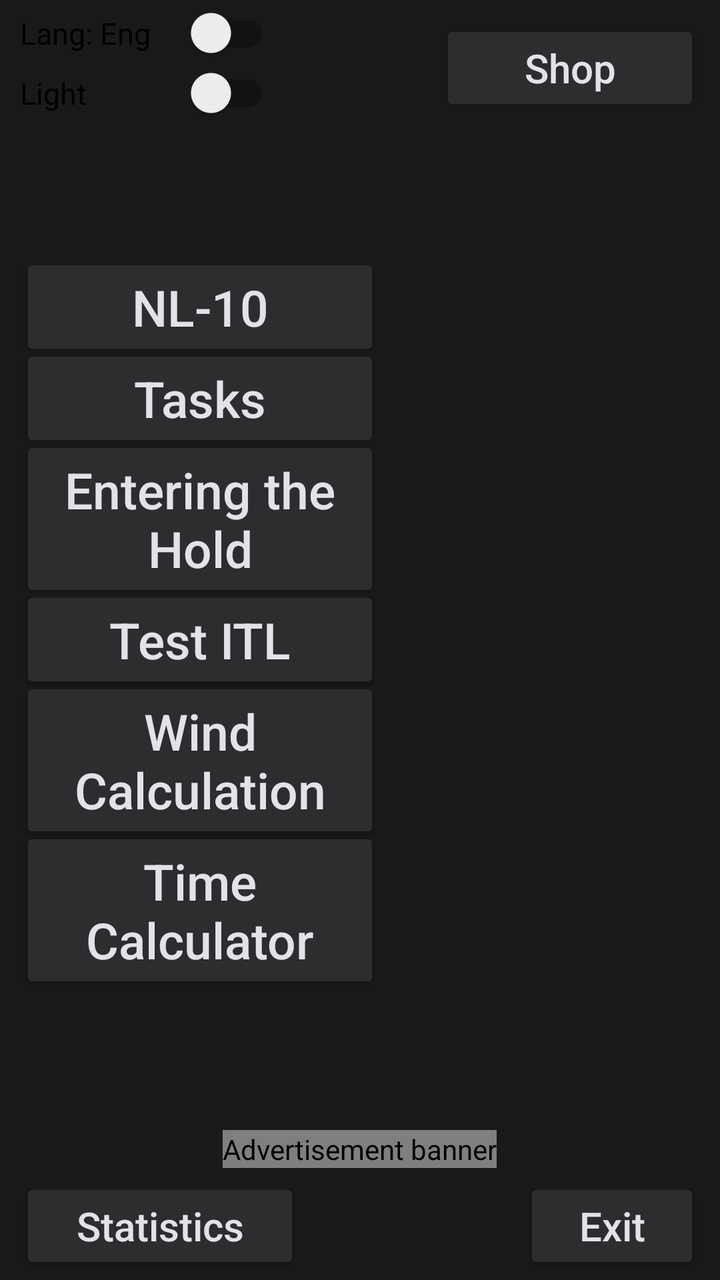
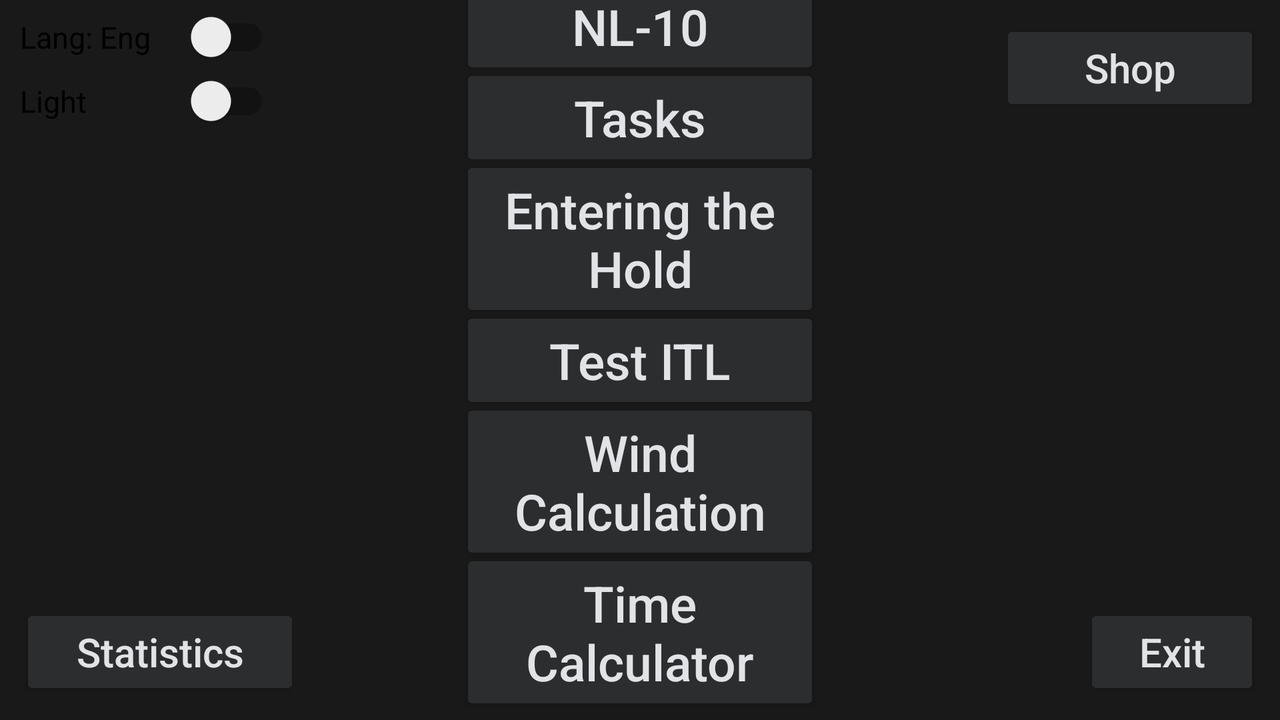

The same Android screen from two of the app's own layout files: first res/layout/ as a phone draws it, then the author's variant for another configuration, drawn on a device whose configuration selects that folder. Both files follow.
<!-- AndroidManifest.xml: application theme AppThemeDark -->
<!-- res/layout/activity_main.xml -->
<?xml version="1.0" encoding="utf-8"?>
<RelativeLayout xmlns:android="http://schemas.android.com/apk/res/android"
    xmlns:ads="http://schemas.android.com/apk/res-auto"
    xmlns:app="http://schemas.android.com/apk/res-auto"
    xmlns:tools="http://schemas.android.com/tools"
    android:id="@+id/BackAll"
    android:layout_width="match_parent"
    android:layout_height="match_parent"
    tools:context="com.MaxEle.maximarius.nir_navigation.MainActivity">


    <androidx.appcompat.widget.SwitchCompat
        android:id="@+id/switchLang"
        android:layout_width="125dp"
        android:layout_height="wrap_content"
        android:layout_alignParentStart="true"
        android:layout_alignParentTop="true"
        android:layout_centerHorizontal="true"
        android:layout_marginStart="10dp"
        android:layout_marginTop="3dp"
        android:textSize="15sp"
        android:text="@string/switchLang" />

    <androidx.appcompat.widget.SwitchCompat
        android:id="@+id/switchTheme"
        android:layout_width="125dp"
        android:layout_height="wrap_content"
        android:layout_below="@+id/switchLang"
        android:layout_marginStart="10dp"
        android:layout_marginTop="3dp"
        android:textSize="15sp"
        android:text="@string/switchThemeLight" />

    <Button
        android:id="@+id/buttonShop"
        android:layout_width="130dp"
        android:layout_height="wrap_content"
        android:layout_alignParentTop="true"
        android:layout_alignParentEnd="true"
        android:layout_centerHorizontal="true"
        android:layout_marginTop="10dp"
        android:layout_marginEnd="10dp"
        android:text="@string/shop" />

    <TextView
        android:id="@+id/flagdop"
        android:layout_width="wrap_content"
        android:layout_height="wrap_content"
        android:layout_above="@+id/buttonNL" />

    <LinearLayout
        android:id="@+id/undermenu_task"
        android:layout_width="wrap_content"
        android:layout_height="wrap_content"
        android:layout_below="@+id/flagdop"
        android:layout_toEndOf="@+id/buttonTasks"
        android:orientation="vertical"
        android:visibility="invisible">

        <Button
            android:id="@+id/buttonCalc"
            android:layout_width="160dp"
            android:layout_height="wrap_content"
            android:layout_marginStart="2dp"
            android:layout_marginEnd="2dp"
            android:text="@string/calcul" />

        <Button
            android:id="@+id/buttonConstruct"
            android:layout_width="160dp"
            android:layout_height="wrap_content"
            android:layout_marginStart="2dp"
            android:layout_marginTop="-4pt"
            android:layout_marginEnd="2dp"
            android:text="@string/constructor" />

        <Button
            android:id="@+id/buttonTest"
            android:layout_width="160dp"
            android:layout_height="wrap_content"
            android:layout_marginStart="2dp"
            android:layout_marginTop="-4pt"
            android:layout_marginEnd="2dp"
            android:text="@string/test" />

        <Button
            android:id="@+id/buttonTraining"
            android:layout_width="160dp"
            android:layout_height="wrap_content"
            android:layout_marginStart="2dp"
            android:layout_marginTop="-4pt"
            android:layout_marginEnd="2dp"
            android:text="@string/training" />

        <Button
            android:id="@+id/buttonInstructions"
            android:layout_width="160dp"
            android:layout_height="wrap_content"
            android:layout_marginStart="2dp"
            android:layout_marginTop="-4pt"
            android:layout_marginEnd="2dp"
            android:text="@string/instructions" />

    </LinearLayout>

    <LinearLayout
        android:id="@+id/undermenu_EH"
        android:layout_width="wrap_content"
        android:layout_height="wrap_content"
        android:layout_below="@+id/buttonNL"
        android:layout_toEndOf="@+id/buttonTasks"
        android:orientation="vertical"
        android:visibility="invisible">

        <Button
            android:id="@+id/button_EH"
            android:layout_width="160dp"
            android:layout_height="wrap_content"
            android:layout_marginStart="2dp"
            android:layout_marginEnd="2dp"
            android:text="@string/EH" />

        <Button
            android:id="@+id/button_EH_task"
            android:layout_width="160dp"
            android:layout_height="wrap_content"
            android:layout_marginStart="2dp"
            android:layout_marginTop="-4pt"
            android:layout_marginEnd="2dp"
            android:text="@string/EH_task" />

    </LinearLayout>


    <Button
        android:id="@+id/buttonStat"
        android:layout_width="140dp"
        android:layout_height="wrap_content"
        android:layout_alignParentStart="true"
        android:layout_alignParentBottom="true"
        android:layout_marginStart="10dp"
        android:layout_marginTop="5dp"
        android:layout_marginBottom="3dp"
        android:text="@string/statistics" />

    <Button
        android:id="@+id/buttonTasks"
        android:layout_width="180dp"
        android:layout_height="wrap_content"
        android:layout_above="@+id/buttonEntryTest"
        android:layout_alignParentStart="true"
        android:layout_marginStart="10dp"
        android:layout_marginTop="-4pt"
        android:layout_marginEnd="4dp"
        android:text="@string/tasks"
        android:textSize="25sp"
        android:contentDescription="@string/ContDescr_TasksMenu"/>

    <Button
        android:id="@+id/buttonLZPTest"
        android:layout_width="180dp"
        android:layout_height="wrap_content"
        android:layout_alignParentStart="true"
        android:layout_centerVertical="true"
        android:layout_marginStart="10dp"
        android:layout_marginTop="-4pt"
        android:layout_marginEnd="4dp"
        android:text="@string/testLZP"
        android:textSize="25sp" />

    <Button
        android:id="@+id/buttonEntryTest"
        android:layout_width="180dp"
        android:layout_height="wrap_content"
        android:layout_above="@+id/buttonLZPTest"
        android:layout_alignParentStart="true"
        android:layout_marginStart="10dp"
        android:layout_marginTop="-4pt"
        android:layout_marginEnd="4dp"
        android:text="@string/EntryTest"
        android:textSize="25sp" />

    <Button
        android:id="@+id/buttonNL"
        android:layout_width="180dp"
        android:layout_height="wrap_content"
        android:layout_above="@+id/buttonTasks"
        android:layout_alignParentStart="true"
        android:layout_marginStart="10dp"
        android:layout_marginTop="-4pt"
        android:layout_marginEnd="4dp"
        android:text="@string/NL"
        android:textSize="25sp" />

    <Button
        android:id="@+id/buttonWind"
        android:layout_width="180dp"
        android:layout_height="wrap_content"
        android:layout_below="@+id/buttonLZPTest"
        android:layout_alignParentStart="true"
        android:layout_marginStart="10dp"
        android:layout_marginTop="-4pt"
        android:layout_marginEnd="4dp"
        android:text="@string/wind"
        android:textSize="25sp" />

    <Button
        android:id="@+id/buttonTimeCalc"
        android:layout_width="180dp"
        android:layout_height="wrap_content"
        android:layout_below="@+id/buttonWind"
        android:layout_alignParentStart="true"
        android:layout_marginStart="10dp"
        android:layout_marginTop="-4pt"
        android:layout_marginEnd="4dp"
        android:text="@string/TimeCalcMen"
        android:textSize="25sp" />

    <Button
        android:id="@+id/buttonExit"
        android:layout_width="wrap_content"
        android:layout_height="wrap_content"
        android:layout_alignParentEnd="true"
        android:layout_alignParentBottom="true"
        android:layout_marginTop="5dp"
        android:layout_marginEnd="10dp"
        android:layout_marginBottom="3dp"
        android:text="@string/exit" />

    <ImageView
        android:id="@+id/imageView1"
        android:layout_width="50dp"
        android:layout_height="50dp"
        android:layout_alignParentTop="true"
        android:layout_toStartOf="@+id/buttonShop"
        android:visibility="invisible"
        app:srcCompat="@drawable/obuch_arrow"
        tools:ignore="ContentDescription" />

    <ImageView
        android:id="@+id/imageView2"
        android:layout_width="50dp"
        android:layout_height="50dp"
        android:layout_above="@+id/buttonTasks"
        android:layout_toEndOf="@+id/buttonNL"
        android:visibility="invisible"
        app:srcCompat="@drawable/obuch_arrow"
        tools:ignore="ContentDescription" />

    <ImageView
        android:id="@+id/imageView3"
        android:layout_width="50dp"
        android:layout_height="50dp"
        android:layout_above="@+id/buttonEntryTest"
        android:layout_toEndOf="@+id/buttonTasks"
        android:visibility="invisible"
        app:srcCompat="@drawable/obuch_arrow"
        tools:ignore="ContentDescription" />

    <ImageView
        android:id="@+id/imageView4"
        android:layout_width="50dp"
        android:layout_height="50dp"
        android:layout_above="@+id/buttonLZPTest"
        android:layout_toEndOf="@+id/buttonEntryTest"
        android:visibility="invisible"
        app:srcCompat="@drawable/obuch_arrow"
        tools:ignore="ContentDescription" />

    <ImageView
        android:id="@+id/imageView5"
        android:layout_width="50dp"
        android:layout_height="50dp"
        android:layout_above="@+id/buttonWind"
        android:layout_toEndOf="@+id/buttonLZPTest"
        android:visibility="invisible"
        app:srcCompat="@drawable/obuch_arrow"
        tools:ignore="ContentDescription" />

    <ImageView
        android:id="@+id/imageView6"
        android:layout_width="50dp"
        android:layout_height="50dp"
        android:layout_below="@+id/buttonLZPTest"
        android:layout_toEndOf="@+id/buttonWind"
        android:visibility="invisible"
        app:srcCompat="@drawable/obuch_arrow"
        tools:ignore="ContentDescription" />

    <ImageView
        android:id="@+id/imageView7"
        android:layout_width="50dp"
        android:layout_height="50dp"
        android:layout_above="@+id/buttonStat"
        android:layout_alignParentStart="true"
        android:visibility="invisible"
        app:srcCompat="@drawable/obuch_arrow"
        tools:ignore="ContentDescription" />

    <com.google.android.gms.ads.AdView
        android:id="@+id/banner_ad"
        android:layout_width="wrap_content"
        android:layout_height="wrap_content"
        android:layout_above="@+id/buttonExit"
        android:layout_centerHorizontal="true"
        ads:adSize="SMART_BANNER"
        android:contentDescription="@string/ContDescr_ads"
        ads:adUnitId="@string/banner_id">
    </com.google.android.gms.ads.AdView>

    <LinearLayout
        android:id="@+id/ObychLayout"
        android:layout_width="match_parent"
        android:layout_height="match_parent"
        android:clickable="true"
        android:elevation="2dp"
        android:focusable="true"
        android:gravity="bottom|center_horizontal"
        android:orientation="vertical"
        android:visibility="invisible">

        <RelativeLayout
            android:id="@+id/ObychLayoutText"
            android:layout_width="wrap_content"
            android:layout_height="250dp">

            <TextView
                android:id="@+id/ObychText"
                android:layout_width="wrap_content"
                android:layout_height="wrap_content"
                android:layout_alignParentTop="true"
                android:layout_centerHorizontal="true"
                android:layout_marginStart="20dp"
                android:layout_marginTop="10dp"
                android:layout_marginEnd="20dp"
                android:layout_marginBottom="10dp"
                android:textAlignment="center"
                android:textColor="#ededed"
                android:textSize="16sp" />

            <Button
                android:id="@+id/buttonskip"
                android:layout_width="130dp"
                android:layout_height="wrap_content"
                android:layout_alignParentEnd="true"
                android:layout_alignParentBottom="true"
                android:layout_margin="10dp"
                android:text="@string/throughoby"
                android:textSize="18sp" />
        </RelativeLayout>

    </LinearLayout>

</RelativeLayout>
<!-- resources referenced by this layout -->
<resources>
  <string name="ContDescr_TasksMenu">Tasks menu</string>
  <string name="ContDescr_ads">Advertisement banner</string>
  <string name="EH">Visualization</string>
  <string name="EH_task">Tasks</string>
  <string name="EntryTest">Entering the Hold</string>
  <string name="NL">NL-10</string>
  <string name="TimeCalcMen">Time Calculator</string>
  <string name="banner_id">ca-app-pub-8769800628267232/1804611464</string>
  <string name="calcul">Calculator</string>
  <string name="constructor">Constructor</string>
  <string name="exit">Exit</string>
  <string name="instructions">Instructions</string>
  <string name="shop">Shop</string>
  <string name="statistics">Statistics</string>
  <string name="switchLang">Lang: Eng</string>
  <string name="switchThemeLight">Light</string>
  <string name="tasks">Tasks</string>
  <string name="test">Test</string>
  <string name="testLZP">Test ITL</string>
  <string name="throughoby">Skip</string>
  <string name="training">Training</string>
  <string name="wind">Wind Calculation</string>
  <color name="colorPrimary1">#2c2d2f</color>
  <color name="colorPrimaryDark1">#191919</color>
  <color name="colorAccent">#303F9F</color>
  <color name="background1">#191919</color>
  <style name="Widget.App.Spinner1" parent="@style/Widget.AppCompat.Spinner">
          <item name="overlapAnchor">true</item>
          <item name="android:background">@drawable/spinner_background_dark</item>
          <item name="android:textColor">@color/textsimple1</item>
        </style>
  <style name="newbuttonstyle1" parent="Base.Widget.AppCompat.Button.Colored">
          <item name="android:backgroundTint">@color/backgroundbutton1</item>
          <item name="android:textColor">@color/textsimple1</item>
          <item name="android:textSize">20sp</item>
          <item name="android:textAllCaps">false</item>
      </style>
  <style name="newtextviewstyle1" parent="@android:style/Widget.TextView">
          <item name="android:textColor">@color/textsimple1</item>
      </style>
  <color name="textsimple1">#e2e3e7</color>
  <color name="backgroundbutton1">#2c2d2f</color>
  <style name="neweditviewstyle1" parent="@android:style/Widget.EditText">
          <item name="android:editTextColor">@color/textsimple1</item>
          <item name="android:editTextBackground">@color/background1</item>
          <item name="android:textColorHint">@color/edithint1</item>
      </style>
  <style name="newradiostyle1" parent="@android:style/Widget.CompoundButton.RadioButton">
          <item name="android:textColor">@color/textsimple1</item>
      </style>
  <style name="togglebuttonstyle1" parent="@android:style/Widget.Material.Light.Button.Toggle">
          <item name="android:backgroundTint">@color/background1</item>
          <item name="android:textColor">@color/textsimple1</item>
          <item name="android:textAllCaps">false</item>
      </style>
  <!-- drawable spinner_background_dark (drawable) -->
  <selector xmlns:android="http://schemas.android.com/apk/res/android">
  
      <item>
  
          <layer-list>
  
              <item>
                  <color
                      android:color="@color/backgroundview1"/>
              </item>
  
              <item>
                  <bitmap
                      android:gravity="center_vertical|right"
                      android:src="@drawable/ic_arrow_drop_down_black_2dp_dark"/>
              </item>
  
          </layer-list>
  
      </item>
  
  </selector>
  <color name="edithint1">#999999</color>
  <color name="backgroundview1">#2c2d2f</color>
</resources>
<!-- res/layout-land/activity_main.xml (the author's variant of the layout above) -->
<!-- drawn on the phone turned sideways -->
<?xml version="1.0" encoding="utf-8"?>
<androidx.constraintlayout.widget.ConstraintLayout xmlns:android="http://schemas.android.com/apk/res/android"
    xmlns:ads="http://schemas.android.com/apk/res-auto"
    xmlns:app="http://schemas.android.com/apk/res-auto"
    xmlns:tools="http://schemas.android.com/tools"
    android:id="@+id/BackAll"
    android:layout_width="match_parent"
    android:layout_height="match_parent"
    tools:context="com.MaxEle.maximarius.nir_navigation.MainActivity">


    <androidx.appcompat.widget.SwitchCompat
        android:id="@+id/switchLang"
        android:layout_width="125dp"
        android:layout_height="wrap_content"
        android:layout_marginStart="10dp"
        android:layout_marginTop="5dp"
        android:text="@string/switchLang"
        android:textSize="15sp"
        ads:layout_constraintStart_toStartOf="parent"
        ads:layout_constraintTop_toTopOf="parent" />

    <androidx.appcompat.widget.SwitchCompat
        android:id="@+id/switchTheme"
        android:layout_width="125dp"
        android:layout_height="wrap_content"
        android:layout_marginStart="10dp"
        android:layout_marginTop="5dp"
        android:text="@string/switchThemeLight"
        android:textSize="15sp"
        ads:layout_constraintStart_toStartOf="parent"
        ads:layout_constraintTop_toBottomOf="@+id/switchLang" />

    <Button
        android:id="@+id/buttonShop"
        android:layout_width="130dp"
        android:layout_height="wrap_content"
        android:layout_margin="10dp"
        android:layout_alignParentTop="true"
        android:layout_alignParentEnd="true"
        android:layout_centerHorizontal="true"
        android:text="@string/shop"
        ads:layout_constraintEnd_toEndOf="parent"
        ads:layout_constraintTop_toTopOf="parent" />

    <LinearLayout
        android:id="@+id/undermenu_task"
        android:layout_width="wrap_content"
        android:layout_height="wrap_content"
        android:orientation="vertical"
        android:visibility="invisible"
        ads:layout_constraintStart_toEndOf="@+id/buttonTasks"
        ads:layout_constraintTop_toTopOf="@+id/buttonNL">

        <Button
            android:id="@+id/buttonCalc"
            android:layout_width="160dp"
            android:layout_height="wrap_content"
            android:layout_marginStart="2dp"
            android:layout_marginEnd="2dp"
            android:text="@string/calcul" />

        <Button
            android:id="@+id/buttonConstruct"
            android:layout_width="160dp"
            android:layout_height="wrap_content"
            android:layout_marginStart="2dp"
            android:layout_marginTop="-4pt"
            android:layout_marginEnd="2dp"
            android:text="@string/constructor" />

        <Button
            android:id="@+id/buttonTest"
            android:layout_width="160dp"
            android:layout_height="wrap_content"
            android:layout_marginStart="2dp"
            android:layout_marginTop="-4pt"
            android:layout_marginEnd="2dp"
            android:text="@string/test" />

        <Button
            android:id="@+id/buttonTraining"
            android:layout_width="160dp"
            android:layout_height="wrap_content"
            android:layout_marginStart="2dp"
            android:layout_marginTop="-4pt"
            android:layout_marginEnd="2dp"
            android:text="@string/training" />

        <Button
            android:id="@+id/buttonInstructions"
            android:layout_width="160dp"
            android:layout_height="wrap_content"
            android:layout_marginStart="2dp"
            android:layout_marginTop="-4pt"
            android:layout_marginEnd="2dp"
            android:text="@string/instructions" />

    </LinearLayout>

    <LinearLayout
        android:id="@+id/undermenu_EH"
        android:layout_width="wrap_content"
        android:layout_height="wrap_content"
        android:layout_below="@+id/buttonNL"
        android:layout_toEndOf="@+id/buttonTasks"
        android:orientation="vertical"
        android:visibility="invisible"
        ads:layout_constraintStart_toEndOf="@+id/buttonEntryTest"
        ads:layout_constraintTop_toBottomOf="@+id/buttonTasks">

        <Button
            android:id="@+id/button_EH"
            android:layout_width="160dp"
            android:layout_height="wrap_content"
            android:layout_marginStart="2dp"
            android:layout_marginEnd="2dp"
            android:text="@string/EH" />

        <Button
            android:id="@+id/button_EH_task"
            android:layout_width="160dp"
            android:layout_height="wrap_content"
            android:layout_marginStart="2dp"
            android:layout_marginTop="-4pt"
            android:layout_marginEnd="2dp"
            android:text="@string/EH_task" />

    </LinearLayout>


    <Button
        android:id="@+id/buttonStat"
        android:layout_width="140dp"
        android:layout_height="wrap_content"
        android:layout_margin="10dp"
        android:text="@string/statistics"
        ads:layout_constraintBottom_toBottomOf="parent"
        ads:layout_constraintStart_toStartOf="parent" />

    <Button
        android:id="@+id/buttonTasks"
        android:layout_width="180dp"
        android:layout_height="wrap_content"
        android:layout_marginBottom="-8dp"
        android:contentDescription="@string/ContDescr_TasksMenu"
        android:text="@string/tasks"
        android:textSize="25sp"
        ads:layout_constraintBottom_toTopOf="@+id/buttonEntryTest"
        ads:layout_constraintEnd_toEndOf="parent"
        ads:layout_constraintStart_toStartOf="parent" />

    <Button
        android:id="@+id/buttonLZPTest"
        android:layout_width="180dp"
        android:layout_height="wrap_content"
        android:layout_marginTop="-8dp"
        android:layout_marginBottom="-8dp"
        android:text="@string/testLZP"
        android:textSize="25sp"
        ads:layout_constraintBottom_toBottomOf="parent"
        ads:layout_constraintEnd_toEndOf="@+id/ObychLayout"
        ads:layout_constraintStart_toStartOf="parent"
        ads:layout_constraintTop_toTopOf="parent" />

    <Button
        android:id="@+id/buttonEntryTest"
        android:layout_width="180dp"
        android:layout_height="wrap_content"
        android:layout_marginBottom="-8dp"
        android:text="@string/EntryTest"
        android:textSize="25sp"
        ads:layout_constraintBottom_toTopOf="@+id/buttonLZPTest"
        ads:layout_constraintEnd_toEndOf="parent"
        ads:layout_constraintStart_toStartOf="parent" />

    <Button
        android:id="@+id/buttonNL"
        android:layout_width="180dp"
        android:layout_height="wrap_content"
        android:layout_marginBottom="-8dp"
        android:text="@string/NL"
        android:textSize="25sp"
        ads:layout_constraintBottom_toTopOf="@+id/buttonTasks"
        ads:layout_constraintEnd_toEndOf="parent"
        ads:layout_constraintStart_toStartOf="parent" />

    <Button
        android:id="@+id/buttonWind"
        android:layout_width="180dp"
        android:layout_height="wrap_content"
        android:layout_marginTop="-8dp"
        android:text="@string/wind"
        android:textSize="25sp"
        ads:layout_constraintEnd_toEndOf="parent"
        ads:layout_constraintStart_toStartOf="parent"
        ads:layout_constraintTop_toBottomOf="@+id/buttonLZPTest" />

    <Button
        android:id="@+id/buttonTimeCalc"
        android:layout_width="180dp"
        android:layout_height="wrap_content"
        android:layout_marginTop="-8dp"
        android:text="@string/TimeCalcMen"
        android:textSize="25sp"
        ads:layout_constraintEnd_toEndOf="parent"
        ads:layout_constraintStart_toStartOf="parent"
        ads:layout_constraintTop_toBottomOf="@+id/buttonWind" />

    <Button
        android:id="@+id/buttonExit"
        android:layout_width="wrap_content"
        android:layout_height="wrap_content"
        android:layout_margin="10dp"
        android:text="@string/exit"
        ads:layout_constraintBottom_toBottomOf="parent"
        ads:layout_constraintEnd_toEndOf="parent" />

    <ImageView
        android:id="@+id/imageView1"
        android:layout_width="50dp"
        android:layout_height="50dp"
        android:layout_margin="10dp"
        android:visibility="invisible"
        ads:layout_constraintEnd_toStartOf="@+id/buttonShop"
        ads:layout_constraintTop_toTopOf="parent"
        app:srcCompat="@drawable/obuch_arrow"
        tools:ignore="ContentDescription" />

    <ImageView
        android:id="@+id/imageView2"
        android:layout_width="50dp"
        android:layout_height="50dp"
        android:layout_margin="5dp"
        android:visibility="invisible"
        ads:layout_constraintBottom_toTopOf="@+id/buttonTasks"
        ads:layout_constraintStart_toEndOf="@+id/buttonNL"
        app:srcCompat="@drawable/obuch_arrow"
        tools:ignore="ContentDescription" />

    <ImageView
        android:id="@+id/imageView3"
        android:layout_width="50dp"
        android:layout_height="50dp"
        android:layout_margin="5dp"
        android:visibility="invisible"
        ads:layout_constraintBottom_toBottomOf="@+id/buttonTasks"
        ads:layout_constraintStart_toEndOf="@+id/buttonTasks"
        app:srcCompat="@drawable/obuch_arrow"
        tools:ignore="ContentDescription" />

    <ImageView
        android:id="@+id/imageView4"
        android:layout_width="50dp"
        android:layout_height="50dp"
        android:layout_margin="5dp"
        android:visibility="invisible"
        ads:layout_constraintBottom_toTopOf="@+id/buttonLZPTest"
        ads:layout_constraintStart_toEndOf="@+id/buttonEntryTest"
        app:srcCompat="@drawable/obuch_arrow"
        tools:ignore="ContentDescription" />

    <ImageView
        android:id="@+id/imageView5"
        android:layout_width="50dp"
        android:layout_height="50dp"
        android:layout_margin="5dp"
        android:visibility="invisible"
        ads:layout_constraintBottom_toBottomOf="@+id/buttonLZPTest"
        ads:layout_constraintStart_toEndOf="@+id/buttonLZPTest"
        app:srcCompat="@drawable/obuch_arrow"
        tools:ignore="ContentDescription" />

    <ImageView
        android:id="@+id/imageView6"
        android:layout_width="50dp"
        android:layout_height="50dp"
        android:layout_margin="5dp"
        android:visibility="invisible"
        ads:layout_constraintBottom_toBottomOf="@+id/buttonWind"
        ads:layout_constraintStart_toEndOf="@+id/buttonWind"
        app:srcCompat="@drawable/obuch_arrow"
        tools:ignore="ContentDescription" />

    <ImageView
        android:id="@+id/imageView7"
        android:layout_width="50dp"
        android:layout_height="50dp"
        android:layout_margin="10dp"
        android:visibility="invisible"
        ads:layout_constraintBottom_toTopOf="@+id/buttonStat"
        ads:layout_constraintStart_toStartOf="parent"
        app:srcCompat="@drawable/obuch_arrow"
        tools:ignore="ContentDescription" />

    <com.google.android.gms.ads.AdView
        android:id="@+id/banner_ad"
        android:layout_width="wrap_content"
        android:layout_height="wrap_content"
        android:layout_margin="5dp"
        android:contentDescription="@string/ContDescr_ads"
        ads:adSize="SMART_BANNER"
        ads:adUnitId="@string/banner_id"
        ads:layout_constraintBottom_toTopOf="@+id/buttonStat"
        ads:layout_constraintEnd_toEndOf="parent"
        ads:layout_constraintStart_toStartOf="parent"
        ads:layout_constraintTop_toBottomOf="@+id/buttonTimeCalc" />

    <LinearLayout
        android:id="@+id/ObychLayout"
        android:layout_width="match_parent"
        android:layout_height="match_parent"
        android:clickable="true"
        android:elevation="2dp"
        android:focusable="true"
        android:gravity="bottom|center_horizontal"
        android:orientation="vertical"
        android:visibility="invisible"
        ads:layout_constraintBottom_toBottomOf="parent"
        ads:layout_constraintEnd_toEndOf="parent"
        ads:layout_constraintStart_toStartOf="parent"
        ads:layout_constraintTop_toTopOf="parent">

        <RelativeLayout
            android:id="@+id/ObychLayoutText"
            android:layout_width="wrap_content"
            android:layout_height="250dp">

            <TextView
                android:id="@+id/ObychText"
                android:layout_width="wrap_content"
                android:layout_height="wrap_content"
                android:layout_alignParentTop="true"
                android:layout_centerHorizontal="true"
                android:layout_marginStart="20dp"
                android:layout_marginTop="10dp"
                android:layout_marginEnd="20dp"
                android:layout_marginBottom="10dp"
                android:textAlignment="center"
                android:textColor="#ededed"
                android:textSize="16sp" />

            <Button
                android:id="@+id/buttonskip"
                android:layout_width="130dp"
                android:layout_height="wrap_content"
                android:layout_alignParentEnd="true"
                android:layout_alignParentBottom="true"
                android:layout_margin="10dp"
                android:text="@string/throughoby"
                android:textSize="18sp" />
        </RelativeLayout>

    </LinearLayout>

</androidx.constraintlayout.widget.ConstraintLayout>
